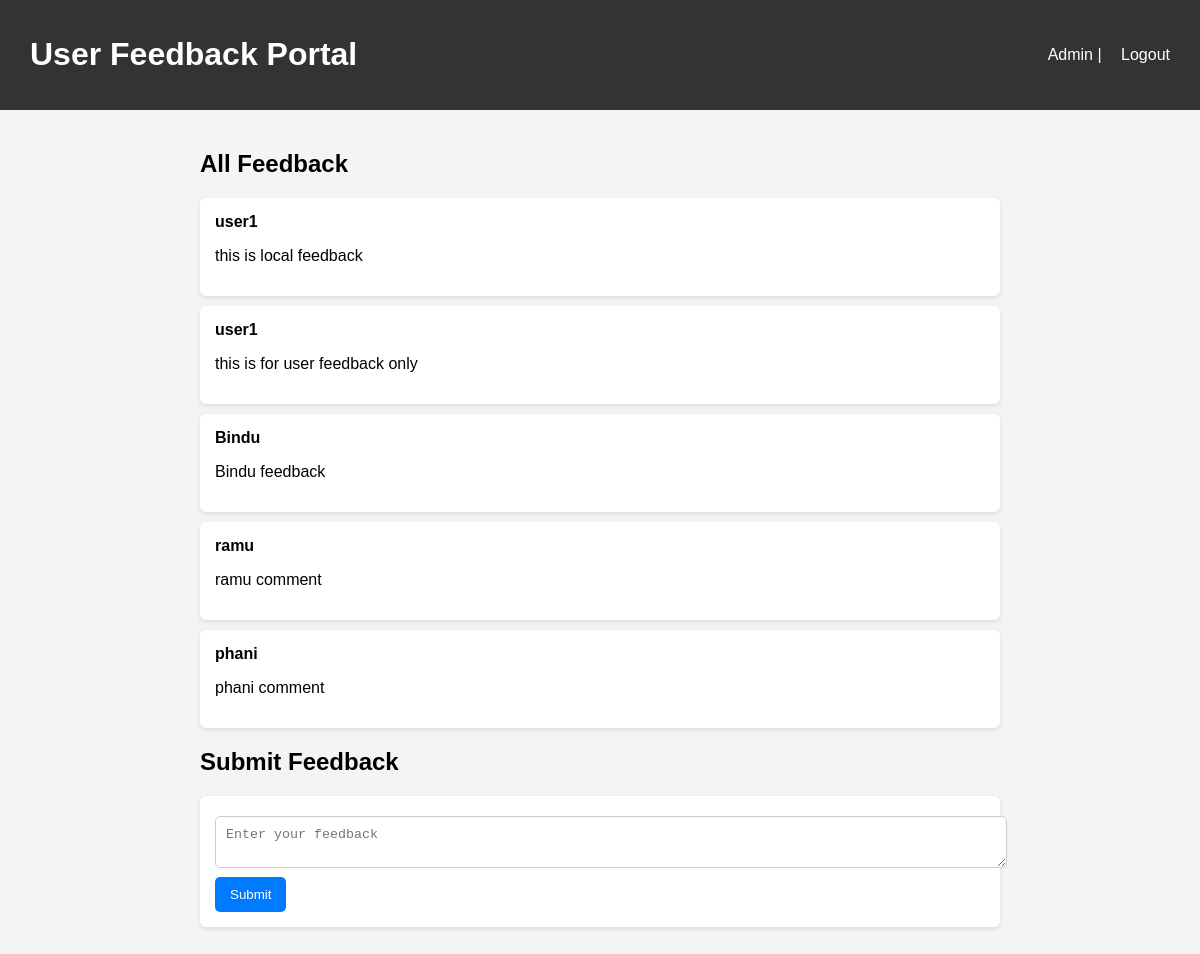
The page / (signed in) on the database as committed earlier.
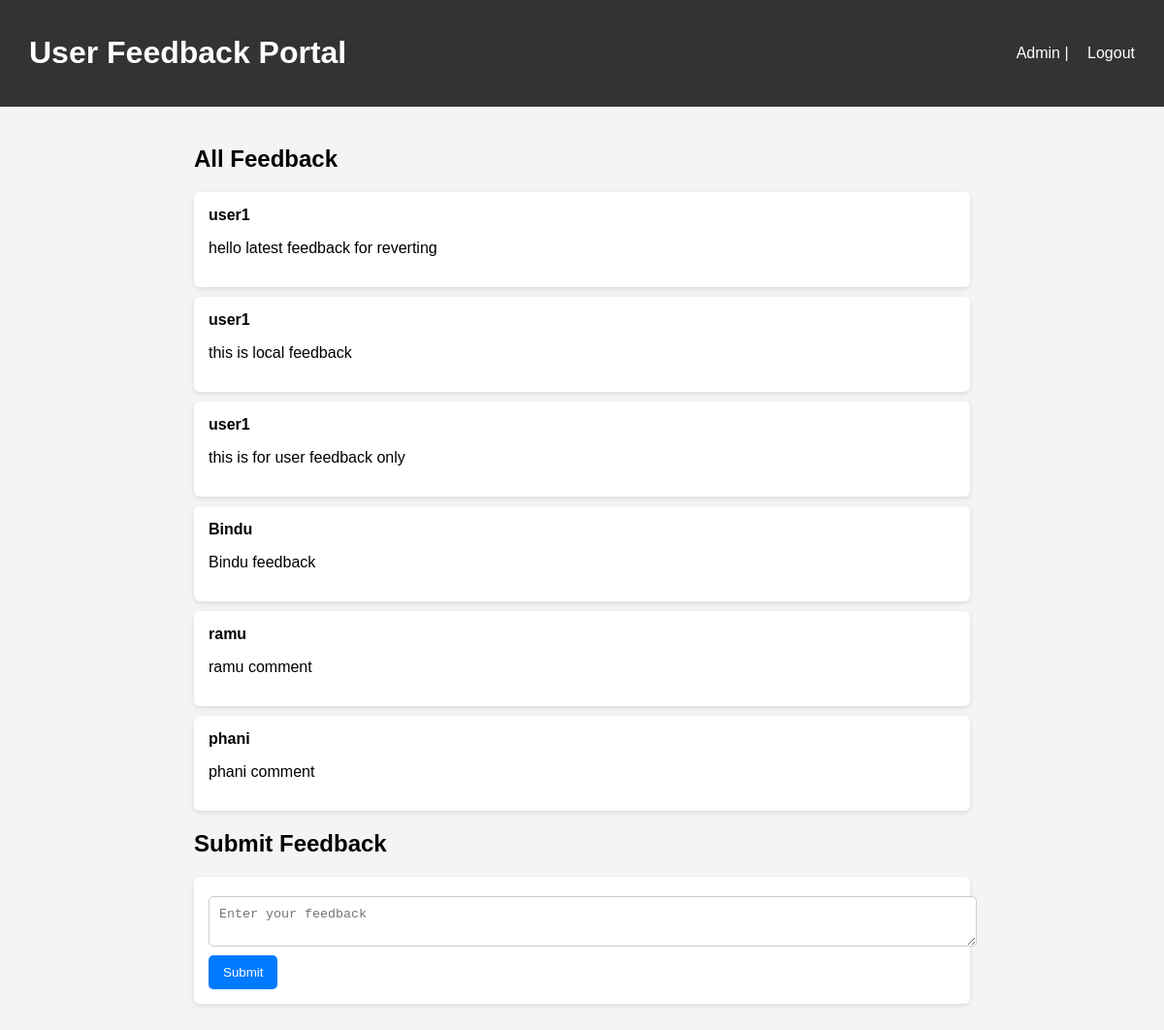
The same page on the database as committed later.
### tables this page shows
CREATE TABLE feedback (
        id INTEGER PRIMARY KEY AUTOINCREMENT,
        username TEXT NOT NULL,
        message TEXT NOT NULL
    );

### app.py (the view, shortened to what this page needs)
@app.route("/", methods=["GET", "POST"])
def index():
    if "username" not in session:
        return redirect("/login")
    username = session["username"]
    role = session["role"]
    with sqlite3.connect(DB_PATH) as conn:
        if role == "admin":
            feedbacks = conn.execute(
                "SELECT username, message FROM feedback ORDER BY id DESC"
            ).fetchall()
        else:
            feedbacks = []  # Users do not see other feedback
    return render_template("index.html", feedbacks=feedbacks, role=role, username=username)

### templates/index.html (shortened to what this page needs)
<!DOCTYPE html>
<html lang="en">
<head>
</head>
<body>
    <header>
        <h1>User Feedback Portal</h1>
        <div class="nav-menu">
            {% if role == 'admin' %}
                Admin | <a href="/logout">Logout</a>
            {% else %}
                {{ username }} | <a href="/logout">Logout</a>
            {% endif %}
        </div>
    </header>
    <main>
        {% if role == 'admin' %}
            <h2>All Feedback</h2>
            {% for fb in feedbacks %}
                <div class="feedback">
                    <strong>{{ fb[0] }}</strong>
                    <p>{{ fb[1] }}</p>
                </div>
            {% else %}
                <p>No feedback yet.</p>
            {% endfor %}
        {% endif %}
        <h2>Submit Feedback</h2>
        <form method="POST">
            <textarea name="message" placeholder="Enter your feedback" required></textarea>
            <button type="submit">Submit</button>
        </form>
    </main>
</body>
</html>

### templates/index.html (style rules this page uses)
body { font-family: Arial; margin:0; padding:0; background:#f4f4f4; }
header { background:#333; color:white; padding:15px 30px; display:flex; justify-content:space-between; align-items:center; }
main { padding:20px 30px; max-width:800px; margin:auto; }
.feedback { background:white; padding:15px; margin:10px 0; border-radius:6px; box-shadow:0 2px 5px rgba(0,0,0,0.1); }
.feedback strong { display:block; margin-bottom:5px; }
form { background:white; padding:15px; border-radius:6px; margin:15px 0; box-shadow:0 2px 5px rgba(0,0,0,0.1); }
input, textarea { width:100%; padding:10px; margin:5px 0; border-radius:5px; border:1px solid #ccc; }
button { padding:10px 15px; background:#007bff; color:white; border:none; border-radius:5px; cursor:pointer; }
.nav-menu a { color:white; text-decoration:none; margin-left:15px; }

Rows that differ between the two databases and show on the page:
added feedback: username "user1", message "hello latest feedback for reverting"
